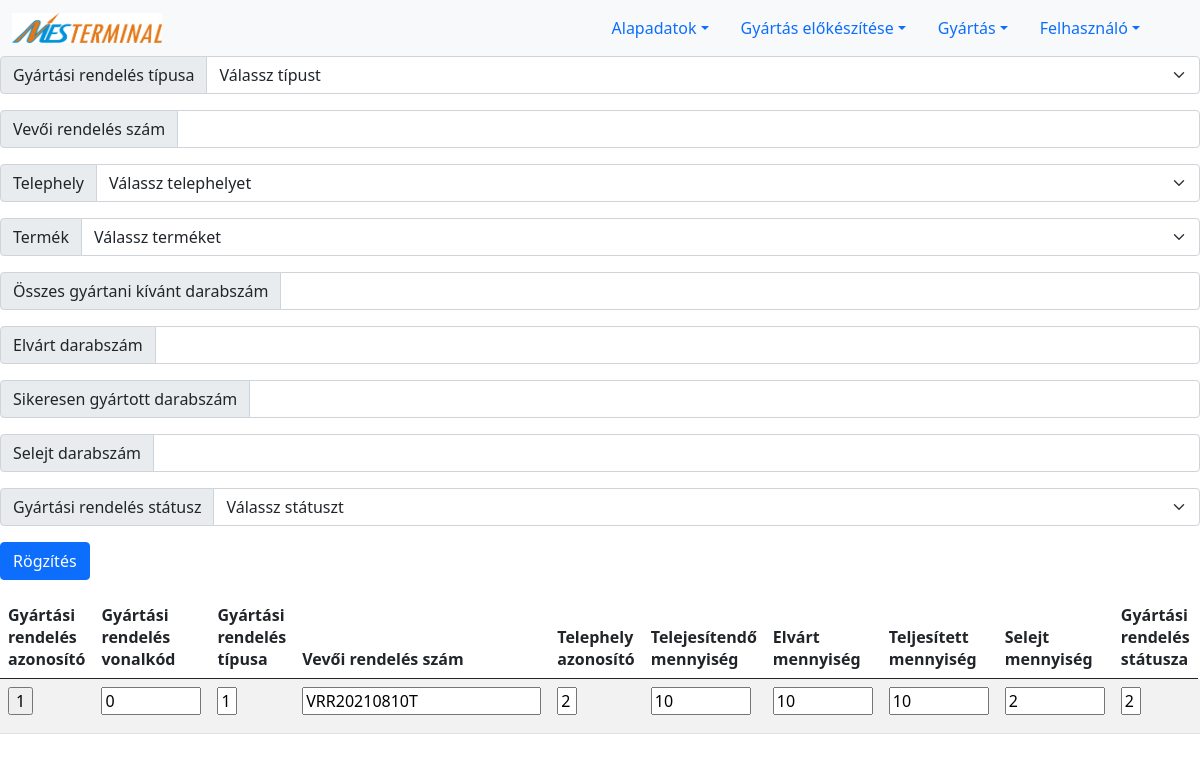
Before: /order.php with the older database file.
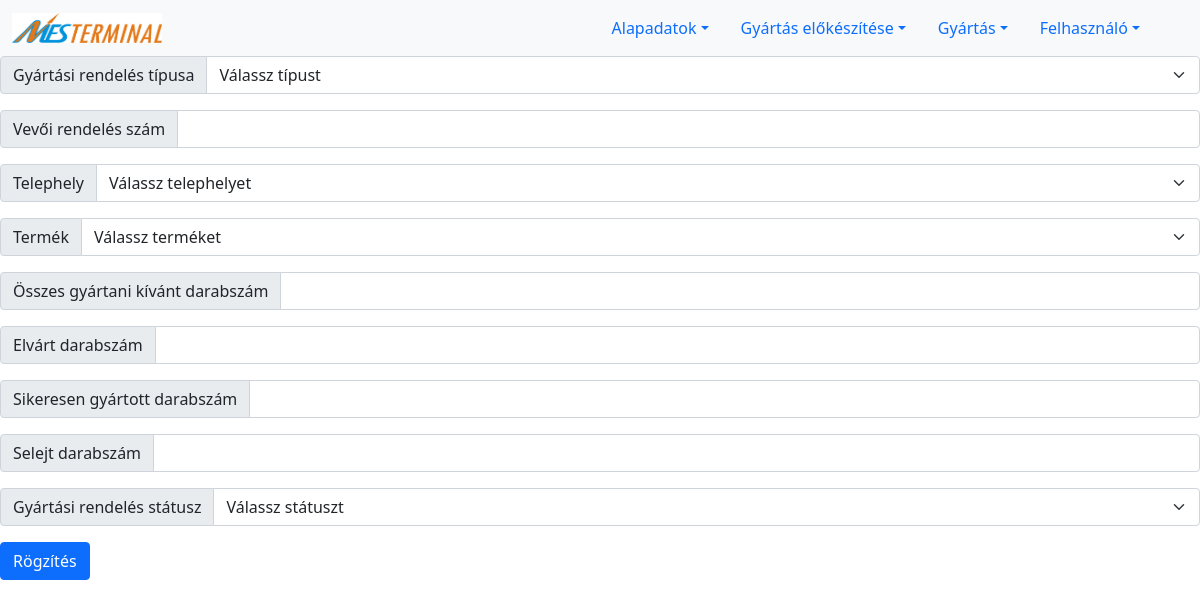
After: the same page with the newer database file.
### tables this page shows
CREATE TABLE `order` (
  `ID` int(11) NOT NULL,
  `barcode` varchar(11) DEFAULT NULL,
  `order_type_ID` int(11) NOT NULL,
  `customer_number` varchar(255) DEFAULT NULL,
  `site_ID` int(11) DEFAULT NULL,
  `product_ID` int(11) DEFAULT NULL,
  `total_count` int(11) NOT NULL,
  `expected_count` int(11) NOT NULL,
  `pass_count` int(11) DEFAULT NULL,
  `fail_count` int(11) DEFAULT NULL,
  `order_status_ID` int(11) DEFAULT NULL
);

### order.php (the view, shortened to what this page needs)
<?php
include_once("connection.php");
if(!isset($_SESSION['aid'])){
    $adminId='';
}
else{
    $adminId=$_SESSION['aid'];
}
if($adminId != 0){
print'
<form action="feldolgozok/newWorkpage.php" method="POST">
<!-- <div class="input-group mb-3">
    <span class="input-group-text" id="basic-addon2">Gyártási rendelés vonalkódja:</span>
    <input type="text" class="form-control" name="barcode" placeholder="" aria-describedby="basic-addon2">
</div> -->
<div class="input-group mb-3">
  <span class="input-group-text" id="basic-addon3">Gyártási rendelés típusa</span>
  <select name="order_type" class="form-select" id="order_type_id">
    <option value=" " selected>Válassz típust</option>
  ';
  print '
  </select>
</div>
<div class="input-group mb-3">
  <span class="input-group-text">Vevői rendelés szám</span>
  <input type="text" name="customer_number" class="form-control">
</div>
<div class="input-group mb-3">
  <span class="input-group-text">Telephely</span>
  <select name="site" class="form-select" id="site_id">
    <option value=" " selected>Válassz telephelyet</option>';
  print '
  </select>
</div>
<div class="input-group mb-3">
  <span class="input-group-text">Termék</span>
  <select name="product" class="form-select" id="product_id">
    <option value=" " selected>Válassz terméket</option>';
print '</select>
</div>
<div class="input-group mb-3">
  <span class="input-group-text">Összes gyártani kívánt darabszám</span>
  <input type="text" name="total_count" class="form-control"  aria-label="Server">
</div>
<div class="input-group mb-3">
  <span class="input-group-text">Elvárt darabszám</span>
  <input type="text" name="expected_count" class="form-control"  aria-label="Server">
</div>
<div class="input-group mb-3">
  <span class="input-group-text">Sikeresen gyártott darabszám</span>
  <input type="text" name="pass_count" class="form-control"  aria-label="Server">
</div>
<div class="input-group mb-3">
  <span class="input-group-text">Selejt darabszám</span>
  <input type="text" name="fail_count" class="form-control"  aria-label="Server">
</div>
<div class="input-group mb-3">
  <span class="input-group-text">Gyártási rendelés státusz</span>
  <select name="status" class="form-select" id="status_id">
  <option value=" " selected>Válassz státuszt</option>';
print '</select>
</div>
<input type="submit" value="Rögzítés" class="btn btn-primary">
</form>
';
include_once("lists/listWorkpages.php");
}
?>

### lists/listWorkpages.php (shortened to what this page needs)
<?php
include "connection.php";
$sql="SELECT * from `order` where order_status_ID>'1' order by ID DESC";
$reultErrors = $conn -> query($sql);
if ($reultErrors->num_rows > 0) {
    print '
    <div style="overflow: scroll">
    <table class="table table-striped">
        <thead>
        <tr>
            <th scope="col">Gyártási rendelés azonosító</th>
            <th scope="col">Gyártási rendelés vonalkód</th>
            <th scope="col">Gyártási rendelés típusa</th>
            <th scope="col">Vevői rendelés szám</th>
            <th scope="col">Telephely azonosító</th>
            <th scope="col">Telejesítendő mennyiség</th>
            <th scope="col">Elvárt mennyiség</th>
            <th scope="col">Teljesített mennyiség</th>
            <th scope="col">Selejt mennyiség</th>
            <th scope="col">Gyártási rendelés státusza</th>
        </tr>
        </thead>
        <tbody>
        ';
    while($row = $reultErrors->fetch_assoc()) {
        print '
            <tr>
            <form action="workpageId.php" method="POST">
            <td><input type="submit" name="workpageId" value="'.$row["ID"].'"></td>
            </form>
            <form action="feldolgozok/modifyWorkpage.php" method="POST">
            <td><input style="width:100px" type="text" name="barcode" value="'.$row["barcode"].'"></td>
            <td><input style="width:20px" type="text" name="order_type_ID" value="'.$row["order_type_ID"].'"></td>
            <td><input type="text" name="customer_number" value="'.$row["customer_number"].'"></td>
            <td><input style="width:20px" type="text" name="site_ID" value="'.$row["site_ID"].'"></td>
            <td><input style="width:100px" type="text" name="total_count" value="'.$row["total_count"].'"></td>
            <td><input style="width:100px" type="text" name="expected_count" value="'.$row["expected_count"].'"></td>
            <td><input style="width:100px" type="text" name="pass_count" value="'.$row["pass_count"].'"></td>
            <td><input style="width:100px" type="text" name="fail_count" value="'.$row["fail_count"].'"></td>
            <td><input style="width:20px" type="text" name="order_status_ID" value="'.$row["order_status_ID"].'"></td>
            <td><Button type="submit" name="order_ID" value="'.$row["ID"].'" class="btn btn-primary">Módosítás</button></td>
            </form>';
            print '</tr>';
    }
    print '
        </tbody>
        </table>
        </div>';
}
?>

Changed rows visible on the page:
removed order: workpageId "1", barcode "0", order_type_ID "1", customer_number "VRR20210810T", site_ID "2", total_count "10", expected_count "10", pass_count "10", fail_count "2", order_status_ID "2"
Other visible differences:
text no longer shown: "Gyártási rendelés azonosító Gyártási rendelés vonalkód Gyártási rendelés típusa Vevői rendelés szám Telephely azonosító Telejesítendő mennyiség Elvárt mennyiség Teljesített mennyiség Selejt mennyiség Gyártási rendelés státusza"
